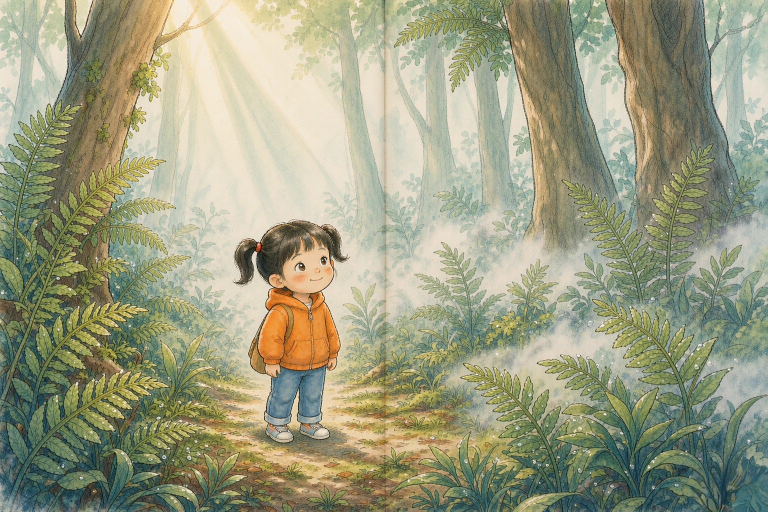
#> input picture .dino-src/p1.jpg, 1536 x 1024 px (shown at 1/2 size)
$ python make-webp.py ../.dino-src out
#> lines starting #> are read from the running program, lines starting #| are printed output that depends on the picture
"""把原始插画 JPG/PNG 压成站点可用的 WebP（可整批，也可只跑替换的几张）。

用法（源图目录与产出目录都由参数传入；加 -I 跑，避免源图目录里的同名模块被
import —— 源图是外部下载物，不当作可信代码）：

    python -I scripts/make-webp.py <源图目录> <产出目录> [--preset <名>] [选项]

七个预设（不传 --preset 就是 hero，行为与加预设之前一字不差）：

  hero         16:9  1280  ≤130KB   首屏 12 张卡片封面
  book-spread   3:2  1536  ≤220KB   绘本内页跨页（书脊在正中，主体必须避开中缝）
  book-cover    3:4  1024  ≤150KB   绘本竖版封面
  book-icon     1:1    192   ≤15KB   选择点那两枚小云图（显示只有 56px）
  theme-card   16:9    320  ≤18KB   工作台主题墙（源就是 public/art 那 12 张，派生）
  figure        2:3    256  ≤22KB   输入框上方那 12 个站着的小主角（★ 唯一保留 alpha 的一档）
  login-art     1:1    960  ≤120KB  登录页右栏那段循环视频的静止帧（见下）

例：首屏 12 张、演示书的一个封面与四个跨页、两枚选择点图标——

    python -I scripts/make-webp.py <源图目录> public/art
    python -I scripts/make-webp.py <源图目录> public/book \\
        --preset book-cover --match 'rocket*' --name cover
    python -I scripts/make-webp.py <源图目录> public/book --preset book-spread --match 'spread-*'
    python -I scripts/make-webp.py <源图目录> public/book --preset book-icon --match 'choice-*'

★ **login-art 是唯一为"视频的静止替身"建的档**（2026-10-16 加）。
  它存在的理由是 `prefers-reduced-motion: reduce`：登录页右栏那段
  `public/art/picnic-loop.mp4`（768×768、10.1s、1,944,714 字节）在那档下不播，
  但那一栏**不能是空的**——静止终态必须是一张"画完的"画面，不是一块黑。
  所以源图是那段视频的封面（出图侧的 `cover.jpg`，1024×1024）。

  ★ 为什么不为它复用已有的档：`hero` 是 16:9，拿它裁一张 1:1 的方图会把上下切掉；
    `book-icon` 虽是 1:1 但只有 192px、≤15KB，投到右栏那一整列上是糊的。
    两档都"能跑"，但都会把这个文件从"那张画"变成"那张画的别的东西"。
  ★ 960 这个宽是量的：右栏最窄 400px、最宽 560px，而 `object-fit: cover` 撑满一列
    竖屏（如 560×900）时，1:1 源需要缩到 **900×900** 才够——960 留了一点余量，
    再大就是给这一列白付字节。上限 120KB 与 `hero`(130KB) 同档。

★ **只有 theme-card 这一档的源图是仓库里已有的 webp**，不是出图侧的 JPG：

    python -I scripts/make-webp.py public/art public/art-cards --preset theme-card

  所以 resolve_sources 收 .webp（原来只收 jpg/png，那三档的源都是出图侧的位图）。
  `theme-card` 不裁：源与预设同为 16:9，这一步是恒等变换（与跨页那档同一条道理）。

★ 曾经还有一档 `chip-icon`（1:1 / 96 / ≤6KB，12 张，2 KB 一张），2026-10-15 连着
  `public/icons/themes/` 与 `lib/themes.ts` 的 `themeIconPath()` 一起删掉了：
  它唯一的落点是书架那一行主题名前面的 emoji，而那个 emoji 直接删掉了——
  上面已经有一张 72px 的同主题水彩，再挂一枚小图是**同一个主题的两张画**。
  ★ 要再引进这一档，先答"谁读它"，别只答"它好看"：没有消费者的资产与没有消费者的表
    是同一种东西（本项目为前者付过学费——`SUGGESTION_THEMES` 那次）。
  ★ 顺带记下当时真量过的数：中心裁方**会切掉 16:9 画面左右各 22%**，
  12 张逐张看过才算过。真要重做这一档，这一刀还得重新逐张看。

选项：
  --match <glob>   只处理文件名匹配该 glob 的源图（不区分大小写）
  --name <词干>    重命名产出（仅在命中恰好 1 张时允许，避免静默互相覆盖）

策略：
  1. 居中裁成预设比例。跨页**本来不裁**：它的源图就是 3:2，预设也是 3:2，
     这一步对它是恒等变换 —— 这是 2026-10-12 定的：**页面比例 = 半张跨页 = 3:4，
     与 3:4 的封面严丝合缝**，不再把 3:2 上下各砍 12% 去凑 2:1（那 12% 是照裁后
     画面构的图，砍掉不划算）。封面仍要裁：出图只给 2:3，得裁到 3:4，
     提示词里的安全边距就是留给这一刀的。
  2. 缩到预设宽度。★ **绝不放大**：裁完若比预设窄，就按原样落盘并打 `偏小`
     告警 —— 缺的像素补不回来，放大只会把糊变成更贵的糊。看到这个告警应当
     回头按提示词里写的尺寸重出图，而不是改这个数字。
  3. WebP 从 q=78 往下试，取第一个 ≤ 预算的质量；全部落盘后打印单张与合计体积。
"""
import sys
import os
import fnmatch
import argparse
from PIL import Image

# Windows 控制台默认 GBK，中文输出会变乱码
try:
    sys.stdout.reconfigure(encoding='utf-8')
except (AttributeError, OSError):  # stdout 被换成不支持 reconfigure 的对象时跳过
    pass

# 名 → (比例宽, 比例高, 目标宽 px, 单张上限 bytes)
PRESETS = {
    'hero':        (16, 9, 1280, 130 * 1024),
    'book-spread': (3, 2, 1536, 220 * 1024),
    'book-cover':  (3, 4, 1024, 150 * 1024),
    'book-icon':   (1, 1, 192, 15 * 1024),
    'theme-card':  (16, 9, 320, 18 * 1024),
    'figure':      (2, 3, 256, 22 * 1024),
    'login-art':   (1, 1, 960, 120 * 1024),
}
DEFAULT_PRESET = 'hero'
QUALITIES = [78, 74, 70, 66, 62, 58, 54]

# ★ 只有这一档保留 alpha。下面那句 `convert('RGB')` 会把透明通道抹掉——
#   对照片是对的（WebP 里多一条 alpha 是白付的字节），对 `figure` 是错的：
#   那 12 个小人要站在 StudioBackdrop 那片渐变天上，alpha 没了就是一块方方正正的白补丁。
ALPHA_PRESETS = {'figure'}


def crop_to_ratio(im: Image.Image, rw: int, rh: int) -> Image.Image:
    """居中裁到 rw:rh。只裁不补 —— 宁可留边也不拉伸。"""
    w, h = im.size
    target = rw / rh
    if w / h > target:
        nw, nh = int(h * target), h
    else:
        nw, nh = w, int(w / target)
    x0, y0 = (w - nw) // 2, (h - nh) // 2
    return im.crop((x0, y0, x0 + nw, y0 + nh))


def fit_width(im: Image.Image, target_w: int) -> tuple[Image.Image, bool]:
    """缩到 target_w 宽。返回 (图, 是否发生了降级 —— 源比目标窄)。"""
    w, h = im.size
    if w <= target_w:
        return im, True
    return im.resize((target_w, max(1, round(h * target_w / w))), Image.LANCZOS), False


def resolve_sources(src_dir: str, match: str | None) -> list[str]:
    # ★ .webp 是后加的：theme-card 那一档的源就是仓库里的 public/art/*.webp
    names = [
        f
        for f in os.listdir(src_dir)
        if f.lower().endswith(('.jpg', '.jpeg', '.png', '.webp'))
    ]
    if match:
        names = [f for f in names if fnmatch.fnmatch(f.lower(), match.lower())]
    return sorted(names)


def main() -> int:
    ap = argparse.ArgumentParser(add_help=False)
    ap.add_argument('src_dir')
    ap.add_argument('dst_dir')
    ap.add_argument('--preset', default=DEFAULT_PRESET, choices=sorted(PRESETS))
    ap.add_argument('--match')
    ap.add_argument('--name')
    ap.add_argument('-h', '--help', action='store_true')
    args = ap.parse_args()

    if args.help:
        print(__doc__)
        return 2

    rw, rh, target_w, max_bytes = PRESETS[args.preset]
    src_dir, dst_dir = args.src_dir, args.dst_dir
    os.makedirs(dst_dir, exist_ok=True)

    files = resolve_sources(src_dir, args.match)
    if not files:
        print(f'没有匹配的源图（--match {args.match!r}）')
        return 2
    if args.name and len(files) != 1:
        print(f'--name 只在命中恰好 1 张时可用，当前命中 {len(files)} 张：'
              f'会静默互相覆盖，已中止')
        return 2

    print(f'预设 {args.preset}  {rw}:{rh}  目标宽 {target_w}px  单张上限 {max_bytes // 1024}KB')
    print(f'{len(files)} 张源图  源目录={src_dir}  目标目录={dst_dir}\n')

    total = 0
    src_total = 0
    undersized = []
    rows = []
    for fn in files:
        src = os.path.join(src_dir, fn)
        src_total += os.path.getsize(src)
        with Image.open(src) as raw:
            # ★ 只有 ALPHA_PRESETS 那一档走 RGBA。`figure` 的源图必须是
            #   scripts/cutout.py 的产出——它把透明像素的 RGB 也填成白，
            #   所以下面 LANCZOS 缩放时边缘拖出来的是白边（在近白的页面上读不出来）；
            #   换成 alpha=0 而 RGB=黑 的图，缩完会有一圈灰边，那是这条链子的责任，不是这里的。
#> raw is the input picture: PIL image 1536x1024 RGB; mean R, G, B 155.8, 157.1, 129.5
            mode = 'RGBA' if args.preset in ALPHA_PRESETS else 'RGB'
            cropped = crop_to_ratio(raw.convert(mode), rw, rh)
#> in crop_to_ratio, `return im.crop((x0, y0, x0 + nw, y0 + nh))`:
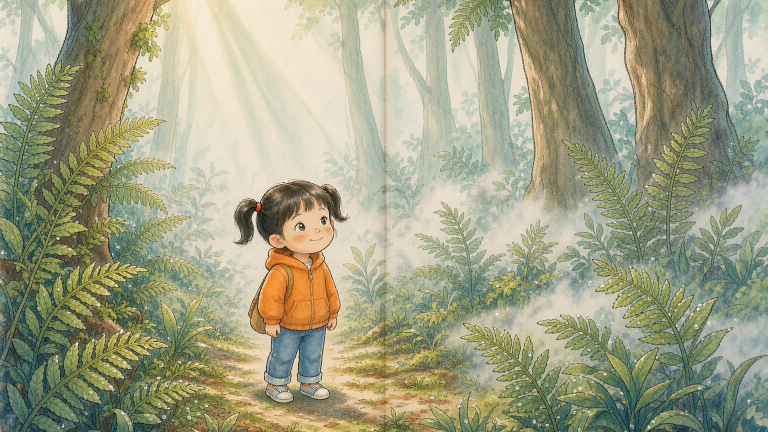
#> returned value: PIL image 1536x864 RGB (shown at 1/2 size); mean R, G, B 160.5, 161.1, 132.9
            im, degraded = fit_width(cropped, target_w)
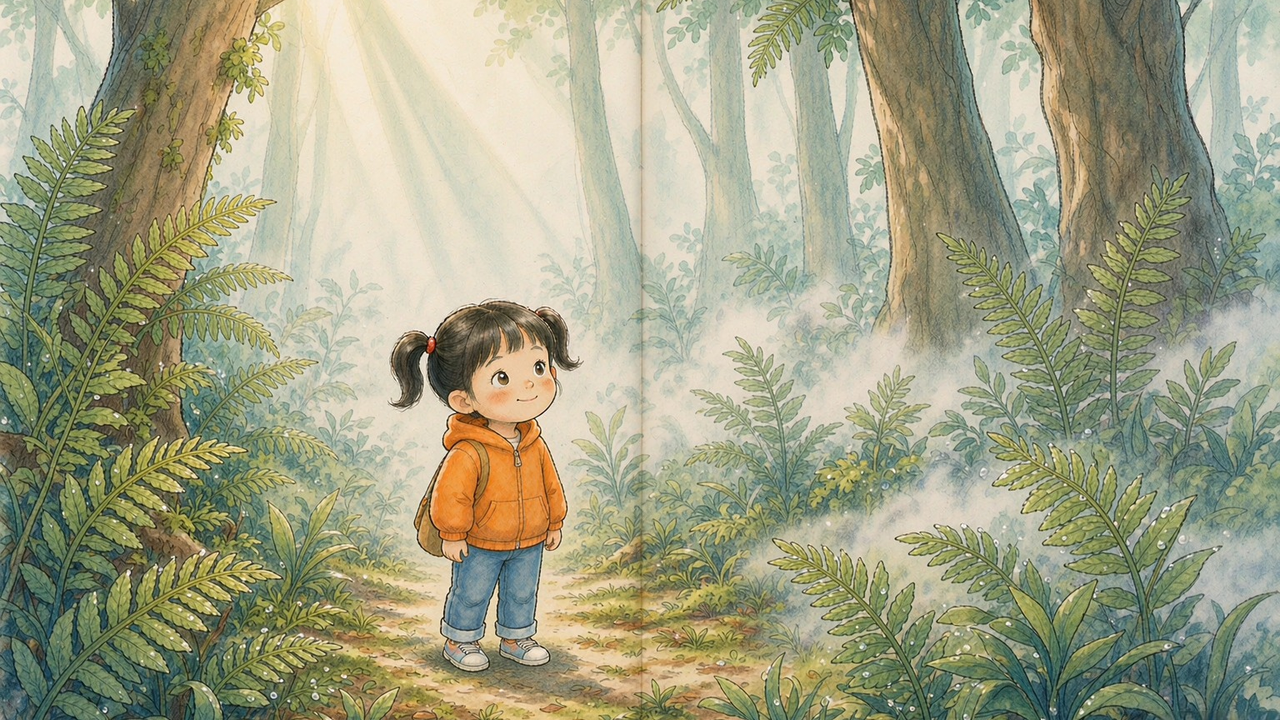
#> im: PIL image 1280x720 RGB; mean R, G, B 160.5, 161.1, 132.9
#> degraded = False
        out_w, out_h = im.size
#> out_w = 1280; out_h = 720
        stem = args.name or os.path.splitext(fn)[0]
        dst = os.path.join(dst_dir, stem + '.webp')

        chosen, blob = None, None
        for q in QUALITIES:
            im.save(dst, 'WEBP', quality=q, method=6)
            size = os.path.getsize(dst)
            if size <= max_bytes:
                chosen, blob = q, size
                break
        if chosen is None:  # 最低质量仍超标 → 保留最后一次尝试并告警
            chosen, blob = QUALITIES[-1], size
        total += blob
        rows.append((os.path.basename(dst), f'{out_w}x{out_h}', chosen, blob))
        flags = []
        if blob > max_bytes:
            flags.append('超标')
        if degraded:
            flags.append(f'偏小（源裁后仅 {cropped.size[0]}px，需 ≥{target_w}px）')
            undersized.append(os.path.basename(dst))
        print(f'  {rows[-1][0]:14s} {out_w}x{out_h:<5} q={chosen:<3} {blob/1024:6.0f} KB'
              + (f'  ← {"；".join(flags)}' if flags else ''))
#|   p1.webp        1280x720   q=54     125 KB
#> pass 2 of the loop in main, `for fn in files:`:
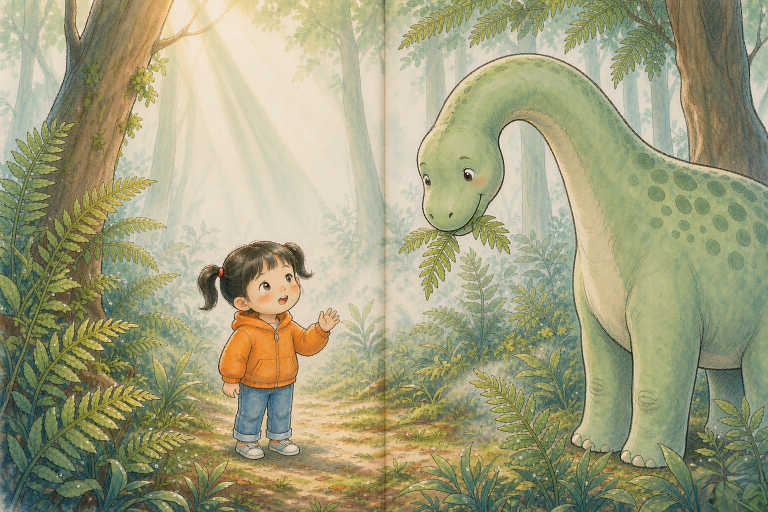
#> input picture .dino-src/p2.jpg, 1536 x 1024 px (shown at 1/2 size)
#> in main, raw is the input picture: PIL image 1536x1024 RGB; mean R, G, B 160.7, 159.4, 125.3
#> in crop_to_ratio (call 2), `return im.crop((x0, y0, x0 + nw, y0 + nh))`:
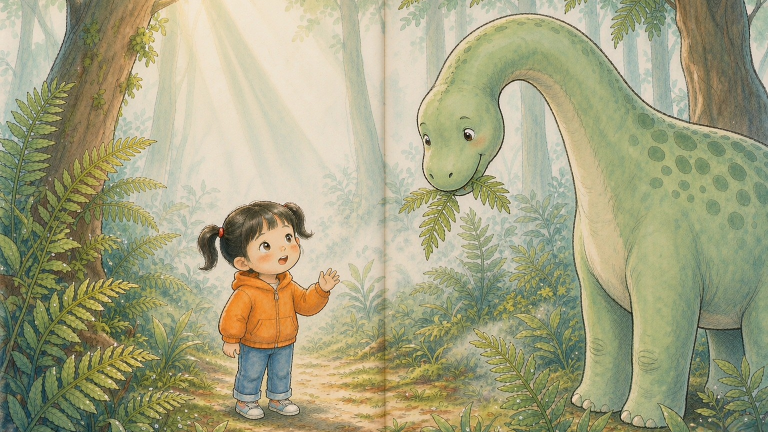
#> returned value: PIL image 1536x864 RGB (shown at 1/2 size); mean R, G, B 164.7, 163.2, 128.9
#> in main, `im, degraded = fit_width(cropped, target_w)`:
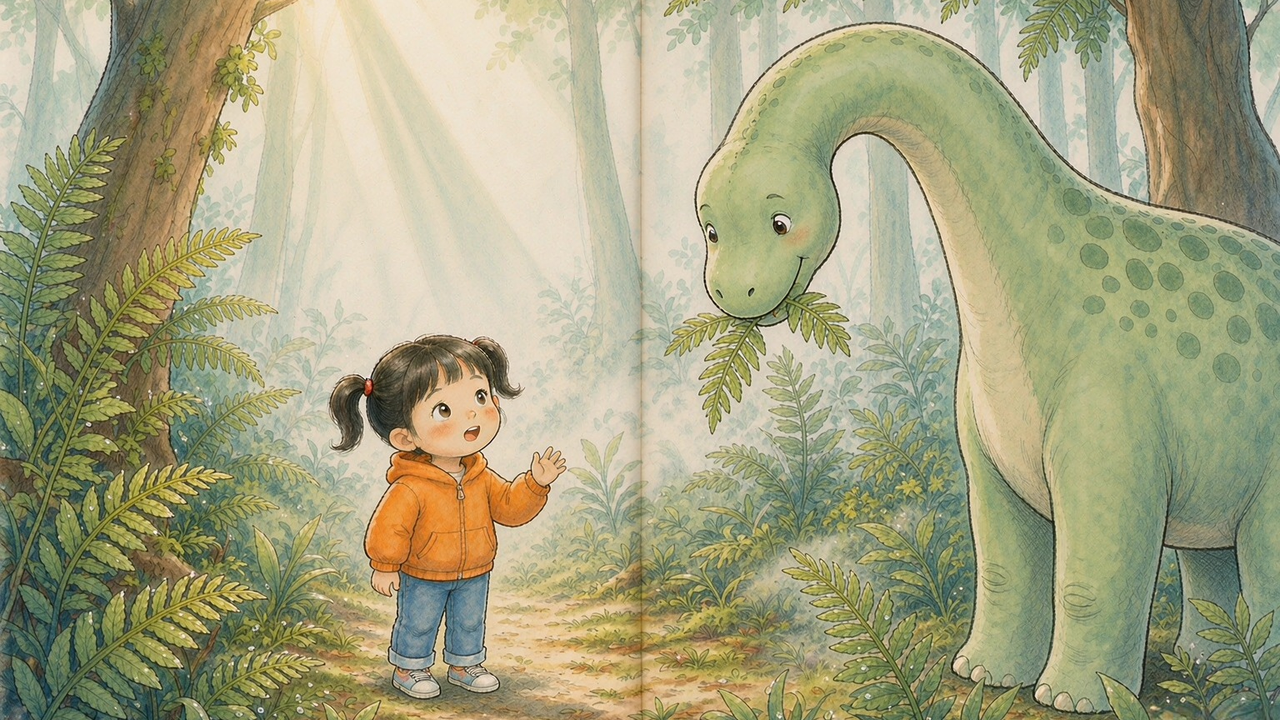
#> im: PIL image 1280x720 RGB; mean R, G, B 164.7, 163.2, 128.9
#|   p2.webp        1280x720   q=70     127 KB

    budget = max_bytes * len(rows)
#> budget = 266240
    print(f'\n合计 {total/1024/1024:.2f} MB / {len(rows)} 张'
          f'（逐张上限 {max_bytes//1024}KB，整包预算 {budget/1024/1024:.2f} MB）'
          f'  平均每张 {total/len(rows)/1024:.0f} KB')
#| 合计 0.25 MB / 2 张（逐张上限 130KB，整包预算 0.25 MB）  平均每张 126 KB
    print(f'源图合计 {src_total/1024/1024:.2f} MB → 压缩比 {src_total/total:.1f}×')
    if undersized:
        print(f'\n⚠ {len(undersized)} 张分辨率不足、是按源尺寸落盘的：{"、".join(undersized)}')
        print('  像素补不回来 —— 请按提示词里的出图尺寸重出这些图，别改这里的数字。')
    return 0 if total <= budget else 1


if __name__ == '__main__':
    sys.exit(main())
#> (the program exits here)
